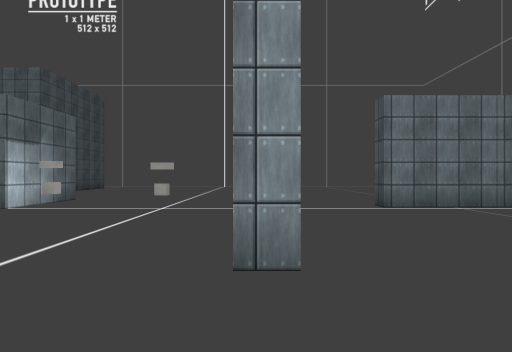
[1] (above)

19 first-person views from a walk through a Unity game level. The camera is 1.4 m above the floor, looks level and sees 80° across. The floor is counted in squares, 2 m on a side. Each view is taken from the middle of a square. On the plan, view 1 faces up. The plan holds only what a view shows up to about 10 squares ahead; the rest is blank. The player character is not drawn. Some surface patterns are stand-ins.

[2]
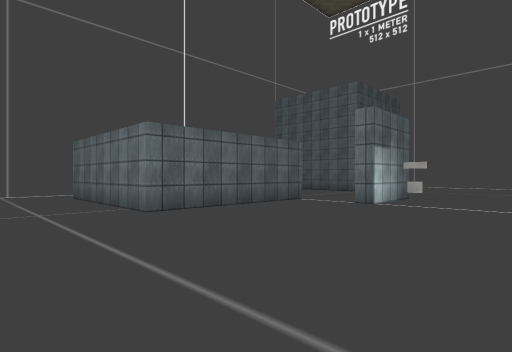

[3]
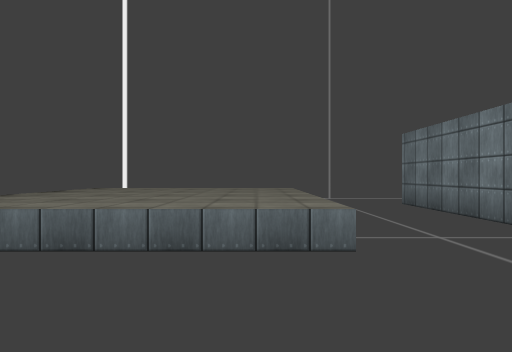

[4]
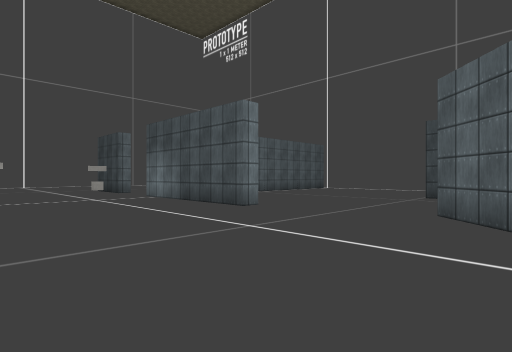

[5]
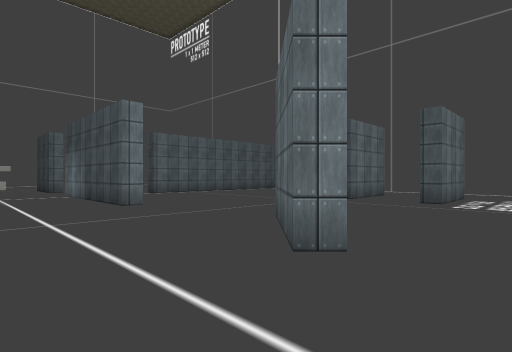

[6]
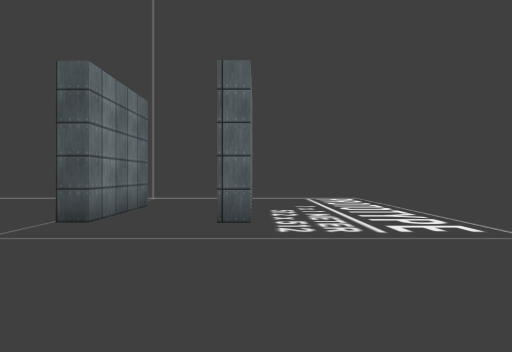

[7]
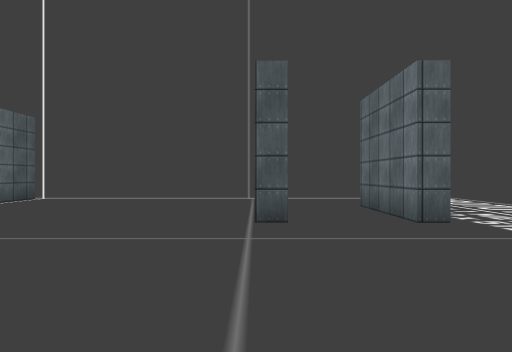

[8]
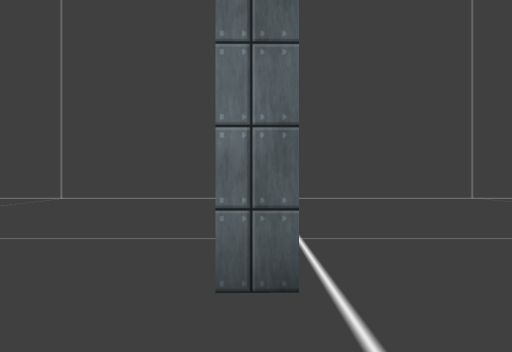

[9]
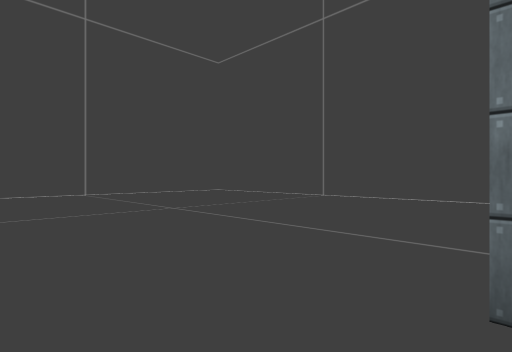

[10]
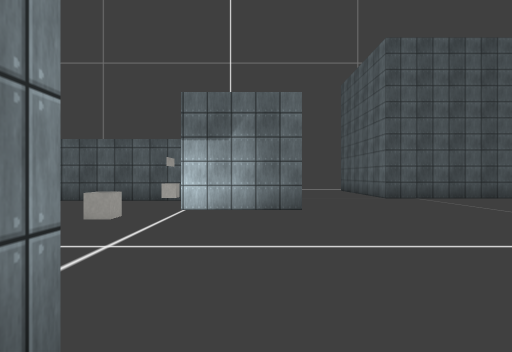

[11]
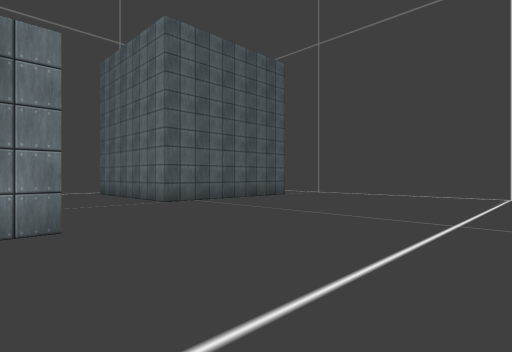

[12]
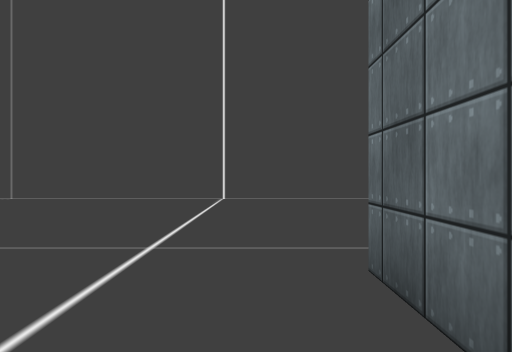

[13]
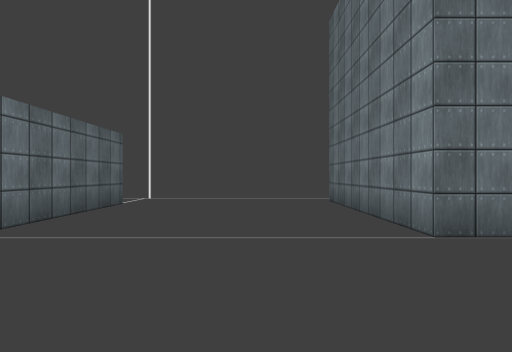

[14]
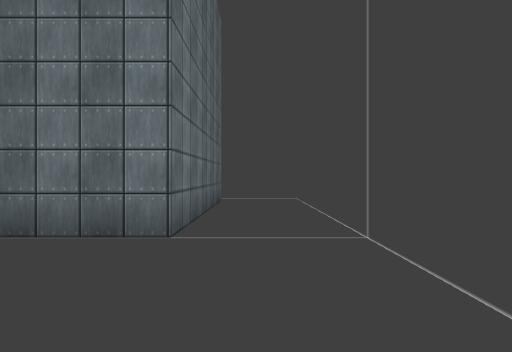

[15]
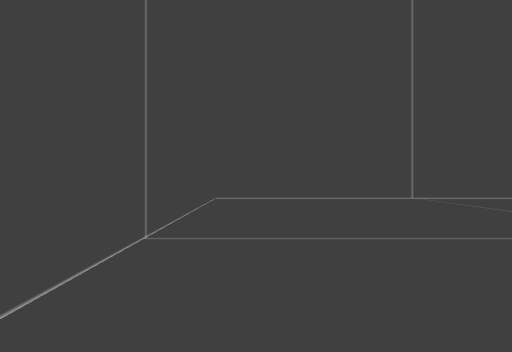

[16]
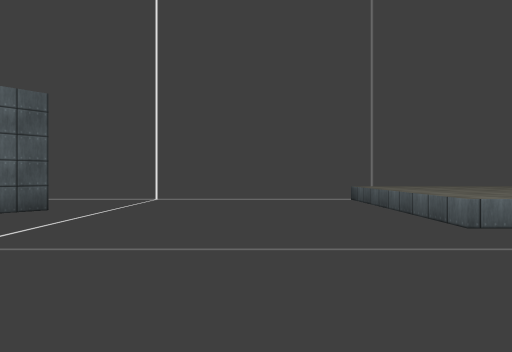

[17]
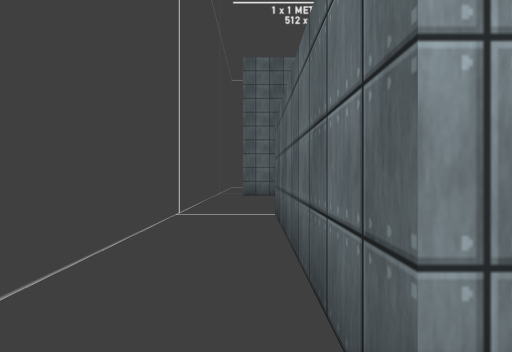

[18]
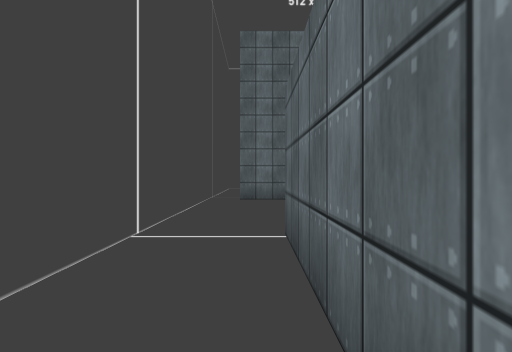

[19]
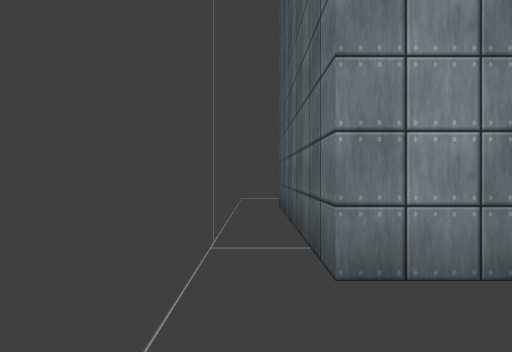

### Floor plan
Key: @ floor where view 1 was taken; # wall or solid block; . floor; ^ raised ledge; O other object.
Columns run from 15 left of view 1 to 11 right of it. Each row starts with its distance up from view 1.
 20 ###########################
 19 #.........................#
 18 #.........................#
 17 #.#####...................#
 16 #.#   #...................#
 15 #.#   #...................#
 14 #.#   #...................#
 13 #.#   #...................#
 12 #.#####........#..........#
 11 #..............#..........#
 10 #.............. ..........#
  9 #.........................#
  8 #........#................#
  7 #........#.O...#..####  ###
  6 #..#####.....O.#..........#
  5 #..#   #.......#..........#
  4 #..#   #.......#..........#
  3 #..#   #.......#..........#
  2 #..#####..................#
  1 #.........................#
  0 #..............@.....###..#
 -1 # .^^^^^..................#
 -2 # .^^^^^.......##.........#
 -3 # .^^^^^.......#.....###..#
 -4 # .^^^^^..................#
 -5 # .^^^^^..................#
 -6 # .^^^^^.........  .......#
 -7                          ##

Where each view was taken, in squares from view 1:
view 1: 0 up, 0 right, facing up
view 2: 1 down, 2 left, facing up-left
view 3: 2 down, 5 left, facing left
view 4: 3 down, 5 left, facing up-right
view 5: 5 down, 3 left, facing up-right
view 6: 3 down, 1 right, facing right
view 7: 0 up, 1 right, facing right
view 8: 7 up, 1 right, facing right
view 9: 7 up, 1 right, facing up-right
view 10: 8 up, 1 right, facing left
view 11: 8 up, 1 left, facing up-left
view 12: 10 up, 1 left, facing up
view 13: 10 up, 5 left, facing left
view 14: 18 up, 5 left, facing left
view 15: 18 up, 1 right, facing right
view 16: 3 up, 5 left, facing down
view 17: 1 up, 13 left, facing up
view 18: 3 up, 13 left, facing up
view 19: 10 up, 14 left, facing up
